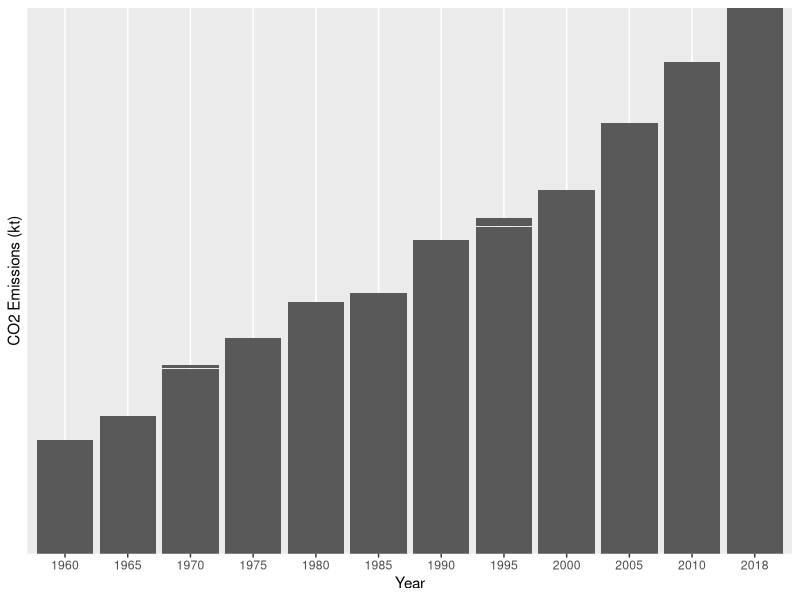
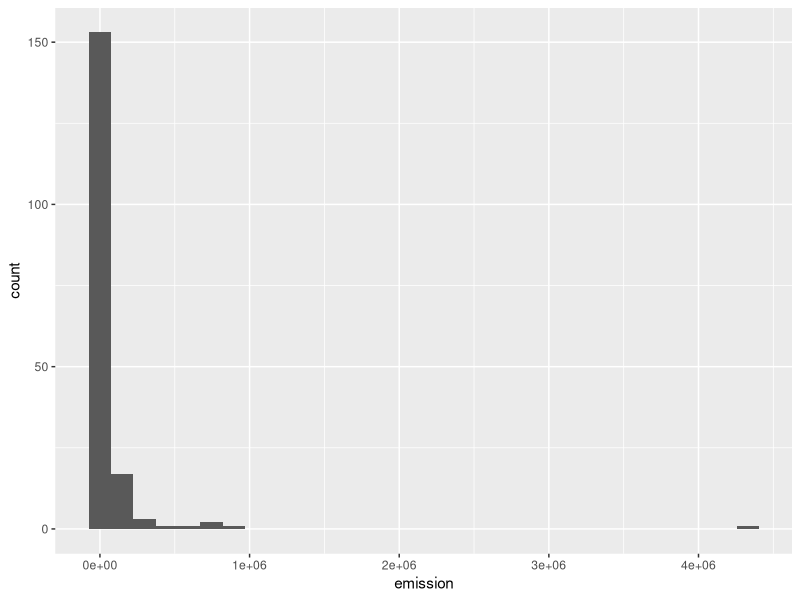
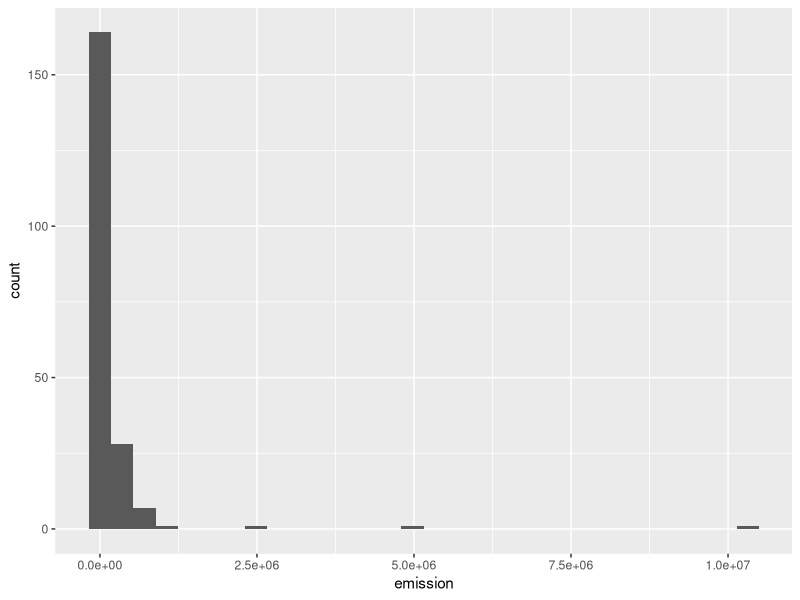

The R script that drew these images, in order:
library(dplyr)
library(ggplot2)
library(data.table)
library(tidyr)
emissions <- read.csv(file = "./co2_emissions.csv")


emissions <- fread("./co2_emissions.csv", header=T)


View(emissions)
x = emissions %>%
    pivot_longer(cols = (starts_with('19') | starts_with('20')), names_to = 'year' , values_to = 'emission') %>%
    pivot_longer(cols = country_name, values_to = 'country') 

g = ggplot(data = x, aes(x = year))
g+ geom_bar(aes(y = emission),stat = 'identity') + 
  scale_y_discrete(name = 'CO2 Emissions (kt)')+ 
  scale_x_discrete(name = "Year", limits = c('1960','1965', '1970',
                                             '1975', '1980','1985' ,'1990',
                                             '1995', '2000','2005','2010','2018'))


histogram_1970 = emissions %>%
  pivot_longer(cols = (starts_with('19') | starts_with('20')), names_to = 'year' , values_to = 'emission') %>%
  pivot_longer(cols = country_name, values_to = 'country') %>%
  filter(year == '1970')

histogram_2018 = emissions %>%
  pivot_longer(cols = (starts_with('19') | starts_with('20')), names_to = 'year' , values_to = 'emission') %>%
  pivot_longer(cols = country_name, values_to = 'country') %>%
  filter(year == '2018')

View(histogram_1970)

hist = ggplot(data = histogram_1970, aes(emission))
hist+geom_histogram()

hist2 = ggplot(data = histogram_2018, aes(emission))
hist2+geom_histogram()



             
View(x)


